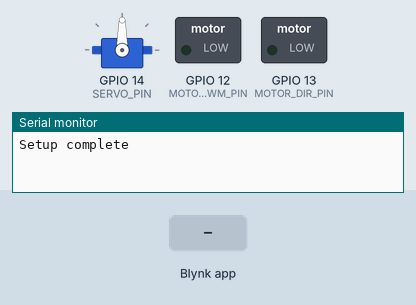
The sketch below on a simulated ESP32. On the bench: servo, switched loads named in the sketch (green lamp = pin HIGH), the last lines printed to the serial monitor. Inputs (shaded band) come from the test bench. WiFi joins after 1.5 s; servers stay silent unless stated.

Above: at 3.0 s.
3.1 s: Blynk app writes 1 to V21
At 4.3 s:
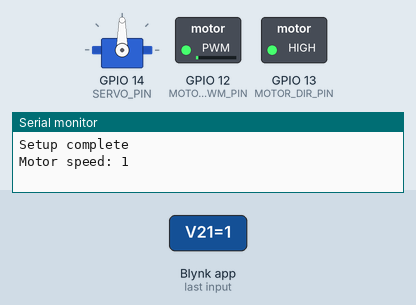
4.6 s: Blynk app writes 1 to V23
At 5.5 s:
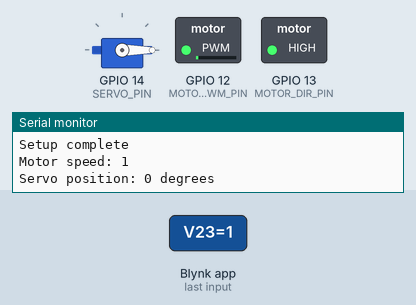
6.1 s: Blynk app writes 0 to V21
At 6.7 s:
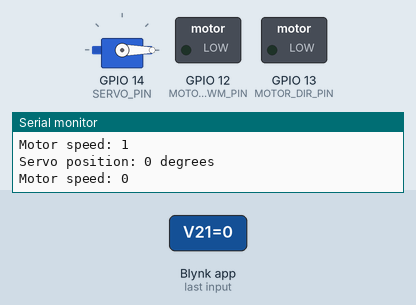
7.6 s: Blynk app writes 200 to V21
At 8.8 s:
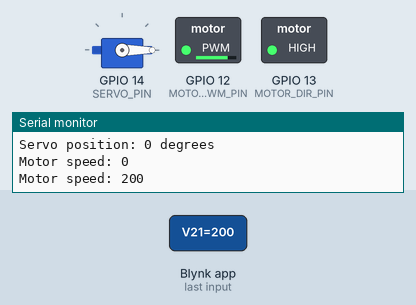
9.1 s: Blynk app writes 200 to V23
At 10.1 s:
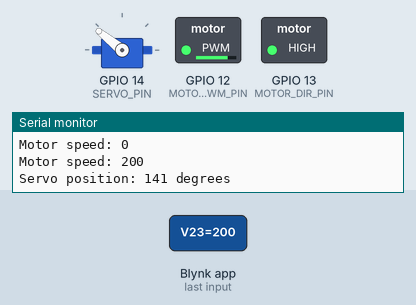
10.6 s: Blynk app writes 0 to V23
At 11.3 s:
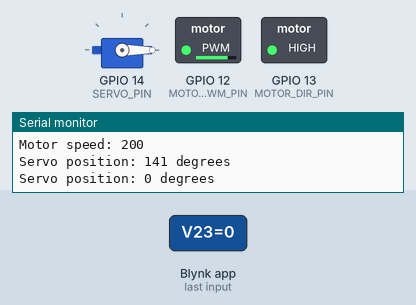
Timing chart, 0 to 13.1 s (numbered marks = the images above; inputs shaded):
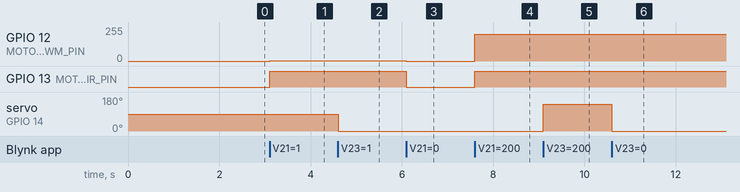

Measured:
- after the input at 3.1 s, GPIO 12 (MOTOR_PWM_PIN): 0/255 → 1/255 at once; GPIO 13 (MOTOR_DIR_PIN): LOW → HIGH at once
- after the input at 4.6 s, servo on GPIO 14 (SERVO_PIN): 90° → 0° at once
- after the input at 6.1 s, GPIO 12 (MOTOR_PWM_PIN): 1/255 → 0/255 at once; GPIO 13 (MOTOR_DIR_PIN): HIGH → LOW at once
- after the input at 7.6 s, GPIO 12 (MOTOR_PWM_PIN): 0/255 → 200/255 at once; GPIO 13 (MOTOR_DIR_PIN): LOW → HIGH at once
- after the input at 9.1 s, servo on GPIO 14 (SERVO_PIN): 0° → 141° at once
- after the input at 10.6 s, servo on GPIO 14 (SERVO_PIN): 141° → 0° at once

The sketch:

RC-Auto-Rickshaw.ino
```cpp
//Control motor speed and servo angle remotely using Blynk sliders on an ESP32, with real-time feedback and MCPWM precision.
// Perfect for DIY automation projects that blend hardware finesse with app-based interactivity.
#define BLYNK_TEMPLATE_ID "TMPL33YDLlsfw"
#define BLYNK_TEMPLATE_NAME "Vu meter"
#define BLYNK_AUTH_TOKEN "Rl6OCkEJ28EOqISz4VHwPCQLC8f5yuWY"

#include <WiFi.h>
#include <WiFiClient.h>
#include <BlynkSimpleEsp32.h>
#include <driver/mcpwm.h>  // Built-in ESP32 MCPWM driver
#include <ESP32Servo.h>

// Wi-Fi credentials
char ssid[] = "eDragon";
char pass[] = "$123@Mac";

// Motor pins
#define MOTOR_PWM_PIN 12  // MCPWM output
#define MOTOR_DIR_PIN 13  // Direction control

// Servo
Servo myServo;
#define SERVO_PIN 14

// MCPWM configuration
#define MOTOR_FREQ 1000  // 1kHz

BlynkTimer timer;

void setup() {
  Serial.begin(115200);

  // Setup motor direction pin
  pinMode(MOTOR_DIR_PIN, OUTPUT);
  digitalWrite(MOTOR_DIR_PIN, LOW);

  // Setup MCPWM for motor
  mcpwm_gpio_init(MCPWM_UNIT_0, MCPWM0A, MOTOR_PWM_PIN);
  mcpwm_config_t pwm_config;
  pwm_config.frequency = MOTOR_FREQ;
  pwm_config.cmpr_a = 0;
  pwm_config.cmpr_b = 0;
  pwm_config.counter_mode = MCPWM_UP_COUNTER;
  pwm_config.duty_mode = MCPWM_DUTY_MODE_0;
  mcpwm_init(MCPWM_UNIT_0, MCPWM_TIMER_0, &pwm_config);

  // Setup servo
  ESP32PWM::allocateTimer(0);
  myServo.setPeriodHertz(50);
  myServo.attach(SERVO_PIN);
  myServo.write(90); // Center position

  // Connect to Blynk
  Blynk.begin(BLYNK_AUTH_TOKEN, ssid, pass);

  timer.setInterval(1000L, checkBlynkConnection);
  Serial.println("Setup complete");
}

// Motor control (V21 slider: 0-255)
BLYNK_WRITE(V21) {
  int sliderValue = param.asInt(); // 0-255

  if (sliderValue > 0) {
    digitalWrite(MOTOR_DIR_PIN, HIGH); // Set direction
    // Convert 0-255 to 0-100% for MCPWM
    float duty = (sliderValue / 255.0) * 100.0;
    mcpwm_set_duty(MCPWM_UNIT_0, MCPWM_TIMER_0, MCPWM_OPR_A, duty);
    Blynk.virtualWrite(V22, "Motor: Running");
  } else {
    mcpwm_set_duty(MCPWM_UNIT_0, MCPWM_TIMER_0, MCPWM_OPR_A, 0);
    digitalWrite(MOTOR_DIR_PIN, LOW); // Stop motor completely
    Blynk.virtualWrite(V22, "Motor: Stopped");
  }

  Serial.print("Motor speed: ");
  Serial.println(sliderValue);
}

// Servo control (V23 slider: 0-255, but we'll map to 0-180)
BLYNK_WRITE(V23) {
  int sliderValue = param.asInt(); // 0-255 from slider

  // Map 0-255 to 0-180 degrees
  int servoAngle = map(sliderValue, 0, 255, 0, 180);

  // Constrain to valid range
  servoAngle = constrain(servoAngle, 0, 180);

  myServo.write(servoAngle);
  Blynk.virtualWrite(V24, "Servo: " + String(servoAngle) + "°");

  Serial.print("Servo position: ");
  Serial.print(servoAngle);
  Serial.println(" degrees");
}

void checkBlynkConnection() {
  if (!Blynk.connected()) {
    Serial.println("Reconnecting to Blynk...");
    Blynk.connect();
  }
}

void loop() {
  Blynk.run();
  timer.run();
}
```
